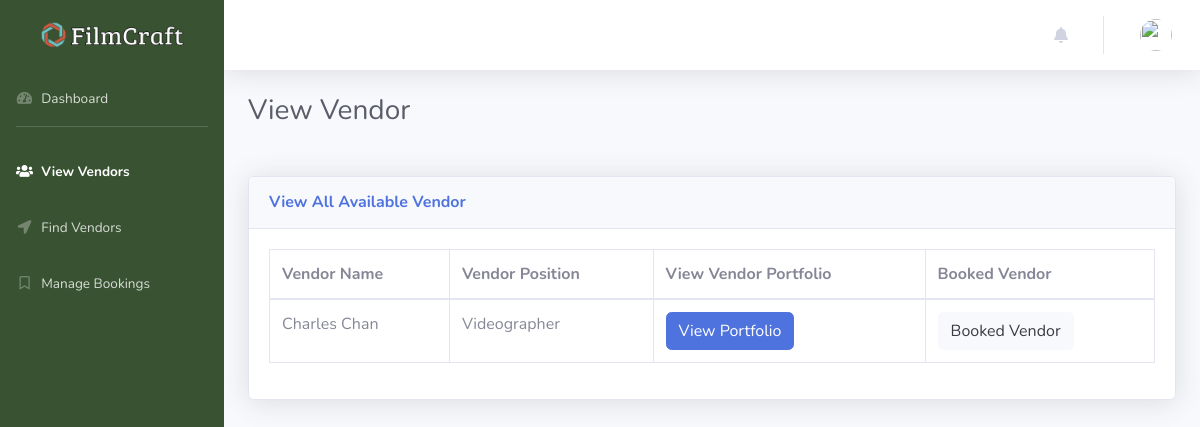
Before: /user_customer/view_vendor.php with the older database file.
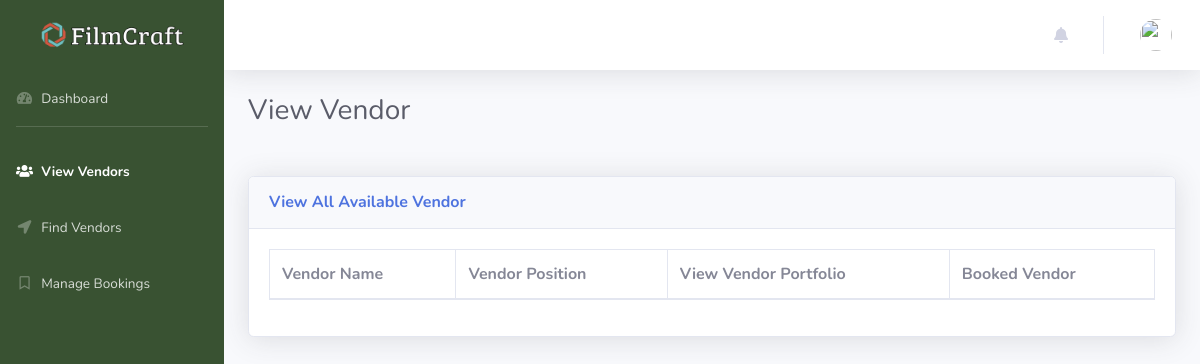
After: the same page with the newer database file.
### tables this page shows
CREATE TABLE `portfolio` (
  `portfolioId` int(11) NOT NULL,
  `vendor_Id` int(11) NOT NULL,
  `vendorWork_Id` int(11) NOT NULL,
  `portfolioFirstName` varchar(50) NOT NULL,
  `portfolioLastName` varchar(50) NOT NULL,
  `portfolioAddress` varchar(150) NOT NULL,
  `portfolioEmail` varchar(150) NOT NULL,
  `portfolioVendorPosition` varchar(50) NOT NULL,
  `portfolioProfileImage` varchar(255) NOT NULL,
  `portfolioRating` varchar(50) NOT NULL,
  `portfolioBookingRate` varchar(250) NOT NULL,
  `portfolioStartPrice` varchar(150) NOT NULL DEFAULT '0',
  `portfolioEndPrice` varchar(150) NOT NULL DEFAULT '0',
  `portfolioDescription` varchar(255) NOT NULL,
  `portfolioStatus` tinyint(4) NOT NULL,
  `portfolioSessionStatus` tinyint(4) NOT NULL
);

CREATE TABLE `vendor` (
  `vendorId` int(11) NOT NULL,
  `vendorEmail` varchar(150) NOT NULL,
  `vendorPassword` varchar(150) NOT NULL,
  `vendorFirstName` varchar(50) NOT NULL,
  `vendorLastName` varchar(50) NOT NULL,
  `vendorGender` varchar(20) NOT NULL,
  `vendorBirthdate` varchar(50) NOT NULL,
  `vendorNumber` varchar(50) NOT NULL,
  `vendorAddress` varchar(150) NOT NULL,
  `vendorType` varchar(50) NOT NULL,
  `vendorPosition` varchar(50) NOT NULL,
  `vendorProfileImage` varchar(255) NOT NULL,
  `vendorStatus` tinyint(5) NOT NULL,
  `vendorUserType` varchar(150) NOT NULL,
  `vendorLatitude` varchar(255) NOT NULL,
  `vendorLongitude` varchar(255) NOT NULL
);

### user_customer/view_vendor.php (the view, shortened to what the changed rows need)
<?php
include("header.php");
include("../function/database.php");
$conn = $database;
?>
<body id="page-top">
    <div id="wrapper">
        <div id="content-wrapper" class="d-flex flex-column">
            <div id="content">
                <div class="container-fluid">
                    <h1 class="h3 mb-5 text-gray-800">View Vendor</h1>
                    <div class="card shadow mb-4">
                        <div class="card-body">
                            <div class="table-responsive">
                                <table class="table table-bordered" id="dataTablex" width="100%" cellspacing="0">
                                    <thead>
                                        <tr>
                                            <th>Vendor Name</th>
                                            <th>Vendor Position</th>
                                            <th>View Vendor Portfolio</th>
                                            <th>Booked Vendor</th>
                                        </tr>
                                    </thead>
                                    <tbody>
                                        <?php
                                        $query = "SELECT * FROM portfolio
                                        JOIN vendor ON portfolio.vendor_Id = vendor.vendorId
                                        WHERE vendor.vendorStatus = '1'
                                        ";
                                        $result = mysqli_query($conn,$query);
                                        while($row = mysqli_fetch_assoc($result)) {
                                        $portfolioSessionStatus = $row['portfolioSessionStatus'];
                                        $fetchId        = $row['vendor_Id'];
                                        $fetchFirstName = $row['vendorFirstName'];
                                        $fetchLastName  = $row['vendorLastName'];
                                        $concatName     = $fetchFirstName.' '.$fetchLastName;
                                        $fetchPosition  = $row['portfolioVendorPosition'];
                                          if($fetchPosition == "Both") {
                                          $positionDisplay = "Photographer and Videographer";
                                        } else if($fetchPosition == "None") {
                                          $positionDisplay = "None";
                                        } else if($fetchPosition == "Photographer") {
                                            $positionDisplay = "Photographer";
                                        } else if($fetchPosition == "Videographer") {
                                            $positionDisplay = "Videographer";
                                        }
                                        ?>
                                        <tr>
                                            <td><?php echo $concatName ?></td>
                                            <td><?php echo $positionDisplay ?></td>
                                            <td><a href="view_portfolio.php?VID=<?php echo $fetchId ?>" class="btn btn-primary">View Portfolio</a></td>
                                            <td>
                                                <?php  if($portfolioSessionStatus == 1) { ?>
                                                    <a href="book_vendor.php?VID=<?php echo $fetchId ?>" class="btn btn-success">Booked Vendor</a>
                                                <?php } else if($portfolioSessionStatus == 0 OR $portfolioSessionStatus == 2) {  ?>
                                                    <a class="btn btn-light">Booked Vendor</a>
                                                <?php } ?>
                                            </td>
                                        </tr>
                                       <?php } ?>
                                    </tbody>
                                </table>
                            </div>
                        </div>
                    </div>
                </div>
            </div>
        </div>
    </div>
<?php
include("footer.php");
?>

Changed rows visible on the page:
removed portfolio: vendor_Id.vendorLastName "Charles Chan", portfolioVendorPosition "Videographer"
